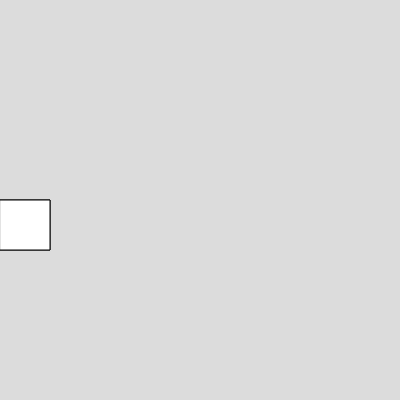
Frame 1 (no input)
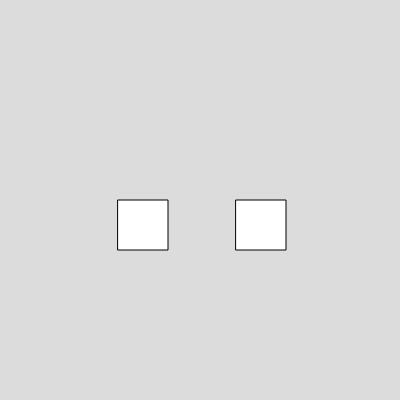
Frame 60 (no input)
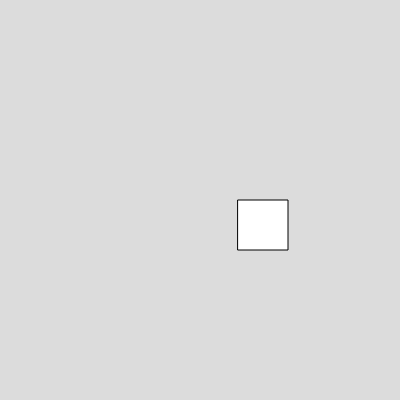
Frame 120 (the mouse pressed at the canvas centre since frame 60)

The p5.js sketch that drew these frames (run headless with seeded random() and noise() and a simulated clock; from frame 60 on, the mouse is pressed at the canvas centre):

// p5.js sketch
// ── sketch.js
var box;
function setup() 
{
  createCanvas(400, 400);
  //creating an object/instance of your class
  // new is the keyword to create an object
  // new keyword should be followed by class name
  box = new Box()
  //dot notation to connect ur object
  console.log(box.w)
  
  box1 = new Box()
  
}

function draw() 
{
  background(220);
  box.show()
  box.speed1(4)

 
  box1.show()
  box1.speed1(2)
}


// ── box.js
class Box{
    //Define the properties of the object
    //constructor is the default method
    // as soon as u create an object , constructor will execute
    // initialise the values to your properties
    constructor(){
      this.w = 50
      this.h = 50
      this.x = 0 
      this.y = 200 
    }
    show(){
      rect (this.x,this.y,this.w,this.h)
    }
    speed1(y){
      this.x = this.x+y
    }
  }
